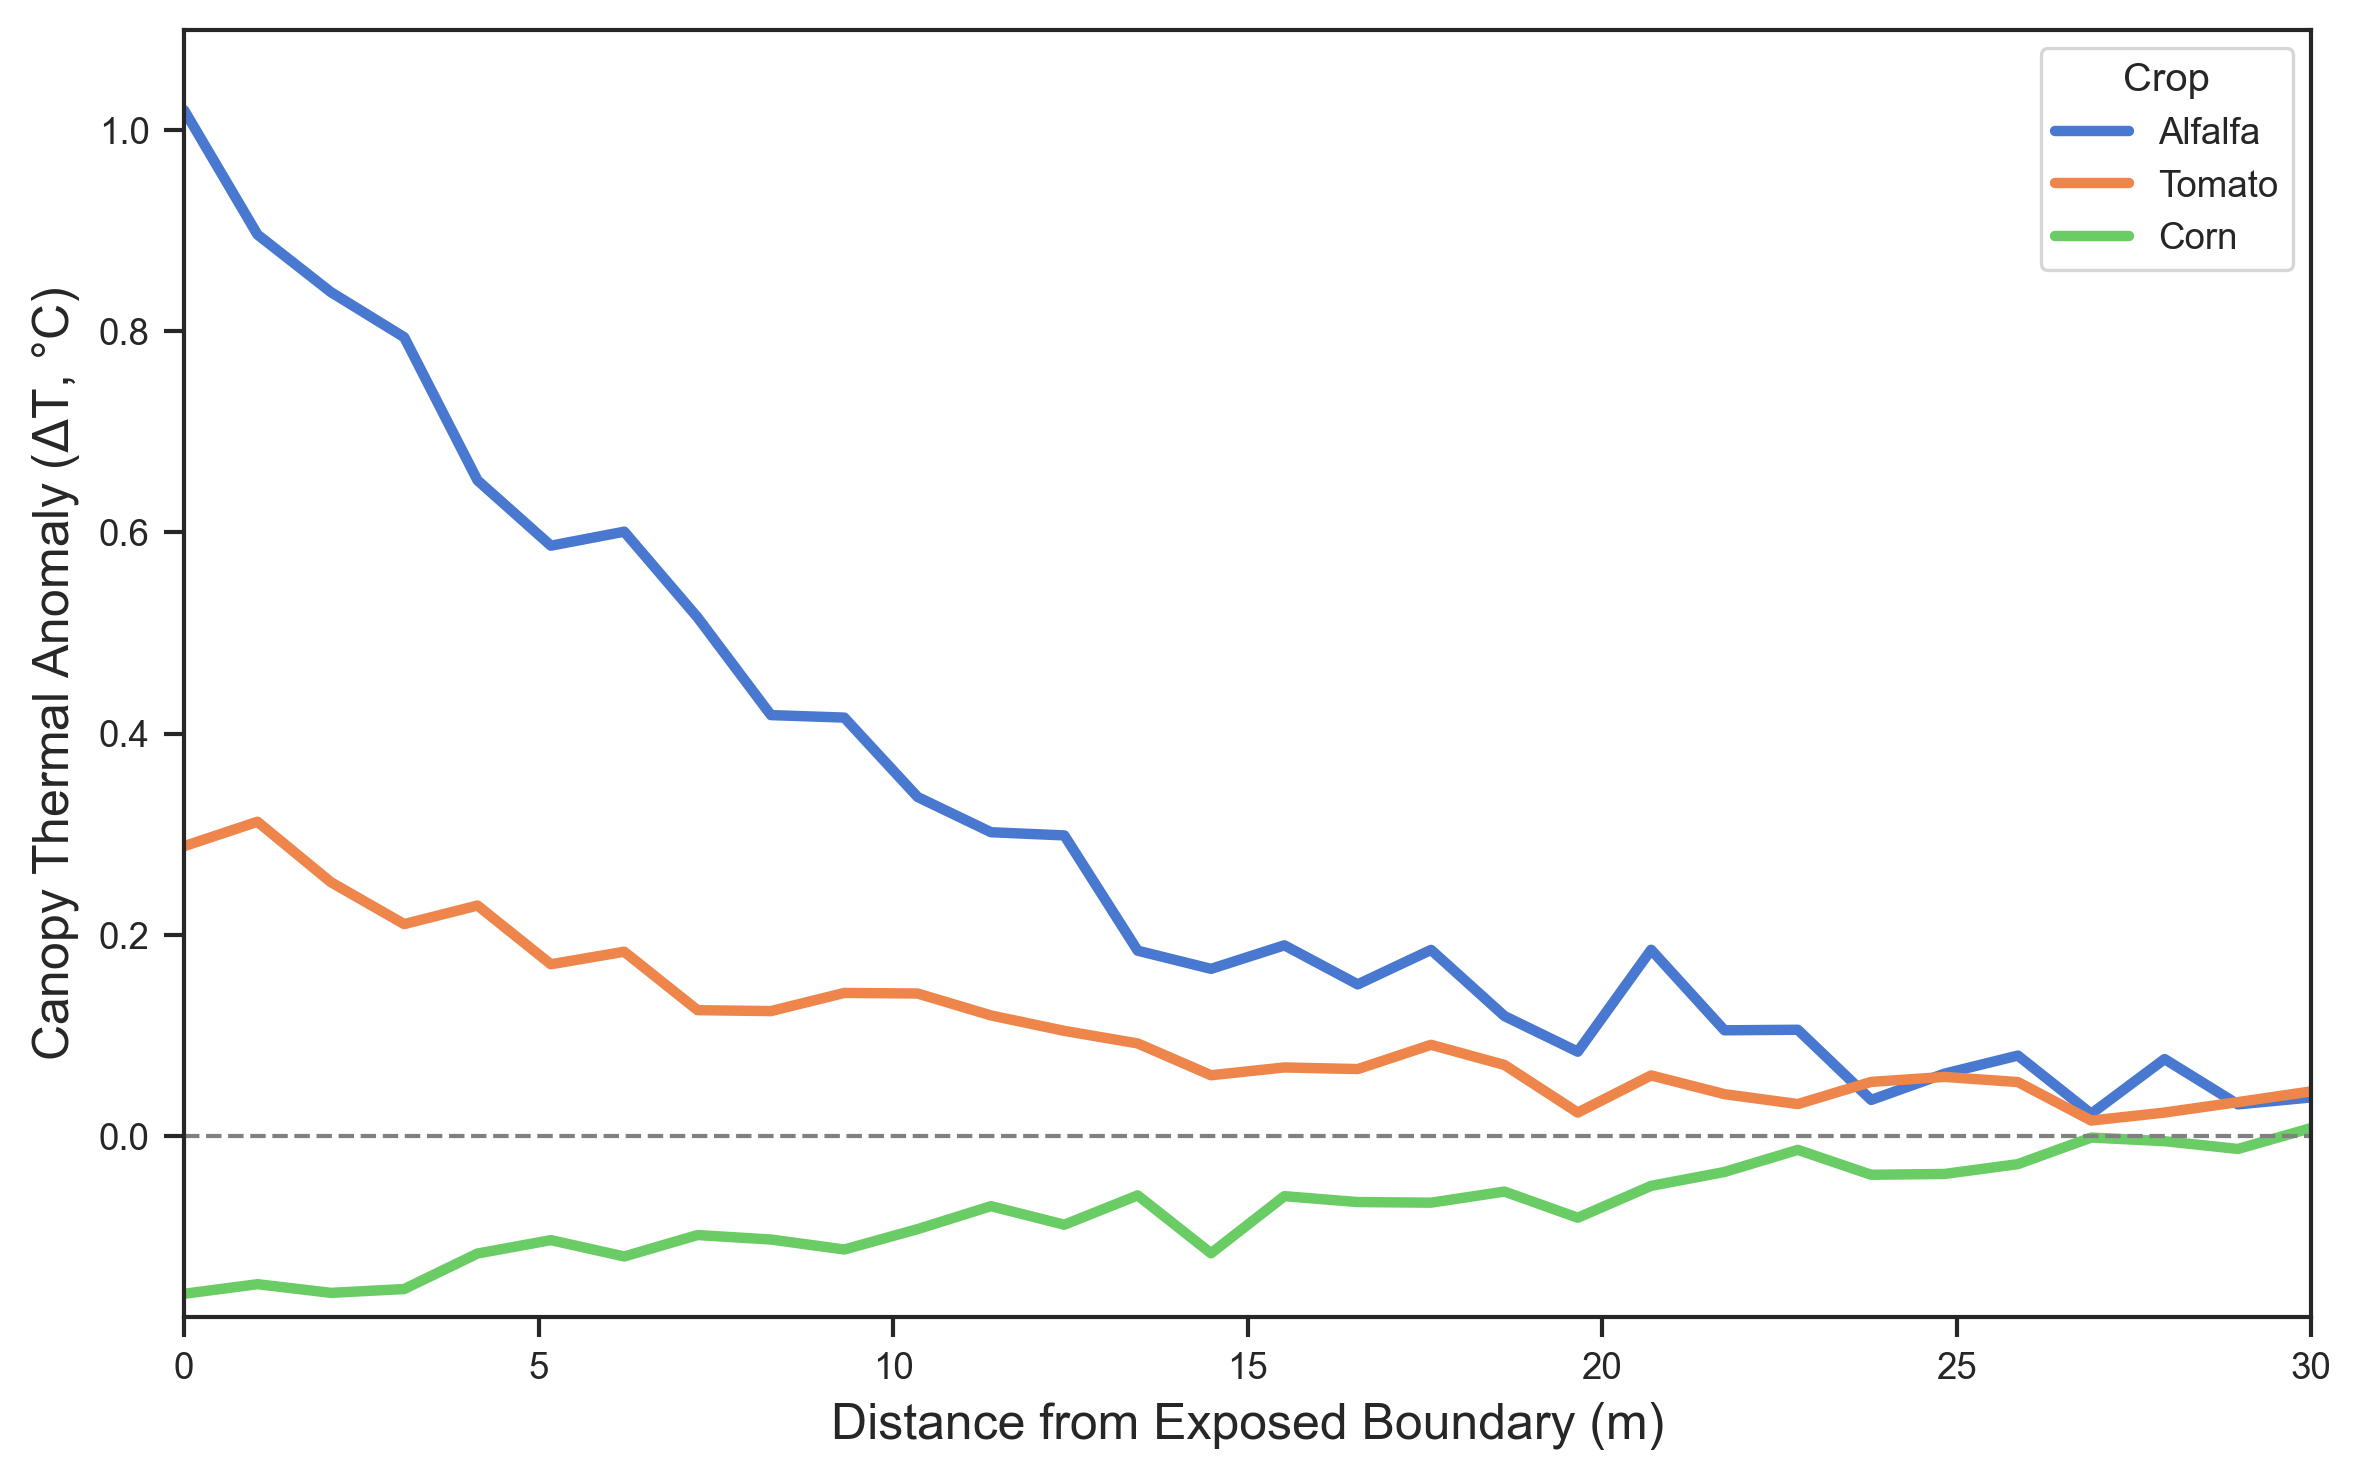

The Python source for this figure:
import numpy as np
import pandas as pd
import seaborn as sns
import matplotlib.pyplot as plt

# Settings – minimalist scientific look
sns.set_style("ticks")
sns.set_palette("muted")  # premium, low‑contrast palette
sns.set_context("paper", rc={"lines.linewidth": 2.5})  # thick lines
sns.despine(trim=True)

# Simulate data
np.random.seed(42)

# distance from field edge (0‑30 m)
x = np.linspace(0, 30, 30)

# Alfalfa – exponential decay 1°C → 0°C
alfalfa_mean = np.exp(-x / 10)  # shape ~ exponential
alfalfa = alfalfa_mean * 1.0 + np.random.normal(0, 0.04, size=x.size)

# Tomato – exponential decay 0.3°C → 0°C
tomato_mean = 0.3 * np.exp(-x / 12)
Tomato = tomato_mean + np.random.normal(0, 0.02, size=x.size)

# Corn – inverted linear trend –0.15°C → 0°C
corn_mean = -0.15 + (0.15 / 30) * x
corn = corn_mean + np.random.normal(0, 0.015, size=x.size)

# Assemble long‑form DataFrame for seaborn
df = pd.DataFrame({
    "Distance (m)": np.concatenate([x, x, x]),
    "Thermal Anomaly (°C)": np.concatenate([alfalfa, Tomato, corn]),
    "Crop": ["Alfalfa"] * x.size + ["Tomato"] * x.size + ["Corn"] * x.size
})

plt.figure(figsize=(8, 5))

# seaborn automatically draws the 95 % CI envelope
sns.lineplot(
    data=df,
    x="Distance (m)",
    y="Thermal Anomaly (°C)",
    hue="Crop",
    estimator="mean",
    ci=95,
    lw=2.5
)

# Horizontal reference line at y = 0
plt.axhline(0, color="gray", linewidth=1.0, linestyle="--")

# Labels and limits
plt.xlabel("Distance from Exposed Boundary (m)", fontsize=12)
plt.ylabel(r"Canopy Thermal Anomaly ($\Delta$T, °C)", fontsize=12)
plt.xlim(0, 30)
plt.ylim(-0.18, 1.1)

plt.legend(title="Crop", loc="upper right")
plt.tight_layout()

output_path = "thermal_decay_plot.png"
plt.savefig(output_path, dpi=300, bbox_inches="tight")
plt.show()
print(f"Figure saved to: {output_path}")
